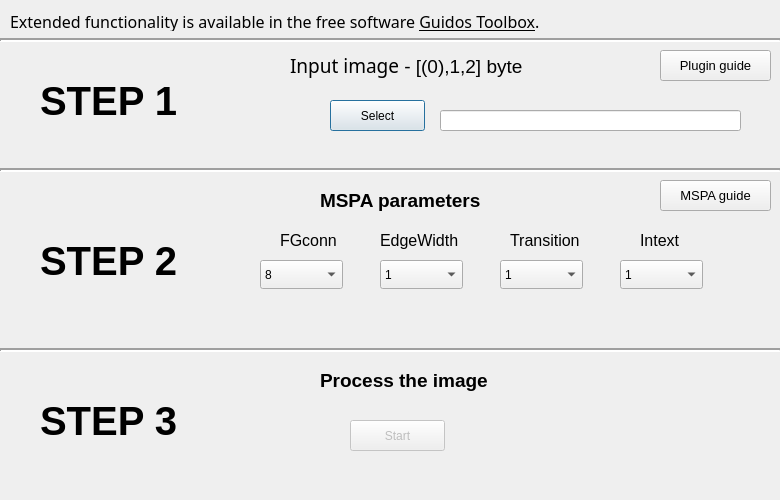
<?xml version="1.0" encoding="UTF-8"?>
<ui version="4.0">
 <class>MspaDialogBase</class>
 <widget class="QDialog" name="MspaDialogBase">
  <property name="windowModality">
   <enum>Qt::ApplicationModal</enum>
  </property>
  <property name="geometry">
   <rect>
    <x>0</x>
    <y>0</y>
    <width>780</width>
    <height>500</height>
   </rect>
  </property>
  <property name="windowTitle">
   <string>MSPA Plugin</string>
  </property>
  <property name="windowIcon">
   <iconset>
    <normaloff>:/plugins/mspa/icon.png</normaloff>:/plugins/mspa/icon.png</iconset>
  </property>
  <property name="locale">
   <locale language="English" country="UnitedStates"/>
  </property>
  <widget class="QPushButton" name="selectButton">
   <property name="geometry">
    <rect>
     <x>330</x>
     <y>100</y>
     <width>95</width>
     <height>31</height>
    </rect>
   </property>
   <property name="text">
    <string>Select</string>
   </property>
  </widget>
  <widget class="Line" name="line_2">
   <property name="geometry">
    <rect>
     <x>0</x>
     <y>160</y>
     <width>781</width>
     <height>20</height>
    </rect>
   </property>
   <property name="lineWidth">
    <number>2</number>
   </property>
   <property name="orientation">
    <enum>Qt::Horizontal</enum>
   </property>
  </widget>
  <widget class="Line" name="line_3">
   <property name="geometry">
    <rect>
     <x>0</x>
     <y>340</y>
     <width>781</width>
     <height>20</height>
    </rect>
   </property>
   <property name="font">
    <font>
     <pointsize>11</pointsize>
     <weight>50</weight>
     <bold>false</bold>
    </font>
   </property>
   <property name="lineWidth">
    <number>2</number>
   </property>
   <property name="orientation">
    <enum>Qt::Horizontal</enum>
   </property>
  </widget>
  <widget class="QLabel" name="label_1">
   <property name="geometry">
    <rect>
     <x>40</x>
     <y>80</y>
     <width>141</width>
     <height>41</height>
    </rect>
   </property>
   <property name="font">
    <font>
     <pointsize>30</pointsize>
     <weight>75</weight>
     <bold>true</bold>
    </font>
   </property>
   <property name="text">
    <string>STEP 1</string>
   </property>
  </widget>
  <widget class="QLabel" name="label_2">
   <property name="geometry">
    <rect>
     <x>290</x>
     <y>50</y>
     <width>281</width>
     <height>31</height>
    </rect>
   </property>
   <property name="font">
    <font>
     <pointsize>14</pointsize>
     <weight>50</weight>
     <bold>false</bold>
    </font>
   </property>
   <property name="text">
    <string>&lt;font face=bold&gt;Input image&lt;/font&gt; - [(0),1,2] byte</string>
   </property>
  </widget>
  <widget class="QLabel" name="label_3">
   <property name="geometry">
    <rect>
     <x>40</x>
     <y>240</y>
     <width>141</width>
     <height>41</height>
    </rect>
   </property>
   <property name="font">
    <font>
     <pointsize>30</pointsize>
     <weight>75</weight>
     <bold>true</bold>
    </font>
   </property>
   <property name="text">
    <string>STEP 2</string>
   </property>
  </widget>
  <widget class="QLabel" name="label_4">
   <property name="geometry">
    <rect>
     <x>320</x>
     <y>190</y>
     <width>241</width>
     <height>21</height>
    </rect>
   </property>
   <property name="font">
    <font>
     <pointsize>14</pointsize>
     <weight>75</weight>
     <bold>true</bold>
    </font>
   </property>
   <property name="text">
    <string>MSPA parameters</string>
   </property>
  </widget>
  <widget class="QLabel" name="label_5">
   <property name="geometry">
    <rect>
     <x>40</x>
     <y>400</y>
     <width>141</width>
     <height>41</height>
    </rect>
   </property>
   <property name="font">
    <font>
     <pointsize>30</pointsize>
     <weight>75</weight>
     <bold>true</bold>
    </font>
   </property>
   <property name="text">
    <string>STEP 3</string>
   </property>
  </widget>
  <widget class="QLabel" name="label_6">
   <property name="geometry">
    <rect>
     <x>320</x>
     <y>370</y>
     <width>271</width>
     <height>21</height>
    </rect>
   </property>
   <property name="font">
    <font>
     <pointsize>14</pointsize>
     <weight>75</weight>
     <bold>true</bold>
    </font>
   </property>
   <property name="text">
    <string>Process the image</string>
   </property>
  </widget>
  <widget class="QPushButton" name="startButton">
   <property name="enabled">
    <bool>false</bool>
   </property>
   <property name="geometry">
    <rect>
     <x>350</x>
     <y>420</y>
     <width>95</width>
     <height>31</height>
    </rect>
   </property>
   <property name="text">
    <string>Start</string>
   </property>
  </widget>
  <widget class="QLineEdit" name="showPath">
   <property name="geometry">
    <rect>
     <x>440</x>
     <y>110</y>
     <width>301</width>
     <height>21</height>
    </rect>
   </property>
   <property name="frame">
    <bool>true</bool>
   </property>
   <property name="readOnly">
    <bool>true</bool>
   </property>
  </widget>
  <widget class="QComboBox" name="comboBox_1">
   <property name="geometry">
    <rect>
     <x>260</x>
     <y>260</y>
     <width>83</width>
     <height>29</height>
    </rect>
   </property>
   <property name="toolTip">
    <string>Foreground connectivity</string>
   </property>
   <item>
    <property name="text">
     <string>8</string>
    </property>
   </item>
   <item>
    <property name="text">
     <string>4</string>
    </property>
   </item>
  </widget>
  <widget class="QLabel" name="label_7">
   <property name="geometry">
    <rect>
     <x>280</x>
     <y>230</y>
     <width>61</width>
     <height>21</height>
    </rect>
   </property>
   <property name="font">
    <font>
     <pointsize>12</pointsize>
    </font>
   </property>
   <property name="toolTip">
    <string>Foreground connectivity</string>
   </property>
   <property name="text">
    <string>FGconn</string>
   </property>
  </widget>
  <widget class="QLabel" name="label_8">
   <property name="geometry">
    <rect>
     <x>380</x>
     <y>230</y>
     <width>81</width>
     <height>21</height>
    </rect>
   </property>
   <property name="font">
    <font>
     <pointsize>12</pointsize>
    </font>
   </property>
   <property name="toolTip">
    <string>Effective edge width</string>
   </property>
   <property name="text">
    <string>EdgeWidth</string>
   </property>
  </widget>
  <widget class="QLabel" name="label_9">
   <property name="geometry">
    <rect>
     <x>510</x>
     <y>230</y>
     <width>71</width>
     <height>21</height>
    </rect>
   </property>
   <property name="font">
    <font>
     <pointsize>12</pointsize>
    </font>
   </property>
   <property name="toolTip">
    <string>Transition flag</string>
   </property>
   <property name="text">
    <string>Transition</string>
   </property>
  </widget>
  <widget class="QLabel" name="label_10">
   <property name="geometry">
    <rect>
     <x>640</x>
     <y>230</y>
     <width>51</width>
     <height>21</height>
    </rect>
   </property>
   <property name="font">
    <font>
     <pointsize>12</pointsize>
    </font>
   </property>
   <property name="toolTip">
    <string>Internal flag</string>
   </property>
   <property name="text">
    <string>Intext</string>
   </property>
  </widget>
  <widget class="QComboBox" name="comboBox_2">
   <property name="geometry">
    <rect>
     <x>380</x>
     <y>260</y>
     <width>83</width>
     <height>29</height>
    </rect>
   </property>
   <property name="toolTip">
    <string>Effective edge width</string>
   </property>
   <property name="statusTip">
    <string/>
   </property>
   <item>
    <property name="text">
     <string>1</string>
    </property>
   </item>
   <item>
    <property name="text">
     <string>2</string>
    </property>
   </item>
   <item>
    <property name="text">
     <string>3</string>
    </property>
   </item>
   <item>
    <property name="text">
     <string>4</string>
    </property>
   </item>
   <item>
    <property name="text">
     <string>5</string>
    </property>
   </item>
  </widget>
  <widget class="QComboBox" name="comboBox_3">
   <property name="geometry">
    <rect>
     <x>500</x>
     <y>260</y>
     <width>83</width>
     <height>29</height>
    </rect>
   </property>
   <property name="toolTip">
    <string>Transition flag</string>
   </property>
   <item>
    <property name="text">
     <string>1</string>
    </property>
   </item>
   <item>
    <property name="text">
     <string>0</string>
    </property>
   </item>
  </widget>
  <widget class="QComboBox" name="comboBox_4">
   <property name="geometry">
    <rect>
     <x>620</x>
     <y>260</y>
     <width>83</width>
     <height>29</height>
    </rect>
   </property>
   <property name="toolTip">
    <string>Internal flag</string>
   </property>
   <item>
    <property name="text">
     <string>1</string>
    </property>
   </item>
   <item>
    <property name="text">
     <string>0</string>
    </property>
   </item>
  </widget>
  <widget class="Line" name="line">
   <property name="geometry">
    <rect>
     <x>0</x>
     <y>30</y>
     <width>781</width>
     <height>20</height>
    </rect>
   </property>
   <property name="lineWidth">
    <number>2</number>
   </property>
   <property name="orientation">
    <enum>Qt::Horizontal</enum>
   </property>
  </widget>
  <widget class="QLabel" name="label">
   <property name="geometry">
    <rect>
     <x>10</x>
     <y>10</y>
     <width>631</width>
     <height>21</height>
    </rect>
   </property>
   <property name="font">
    <font>
     <family>Sans Serif</family>
     <pointsize>12</pointsize>
     <italic>false</italic>
    </font>
   </property>
   <property name="text">
    <string>Extended functionality is available in the free software &lt;a href=&quot;https://forest.jrc.ec.europa.eu/en/activities/lpa/gtb/&quot;&gt;&lt;font color=black&gt;Guidos Toolbox&lt;/font&gt;&lt;/a&gt;.</string>
   </property>
   <property name="openExternalLinks">
    <bool>true</bool>
   </property>
  </widget>
  <widget class="QPushButton" name="pluginguideButton">
   <property name="geometry">
    <rect>
     <x>660</x>
     <y>50</y>
     <width>111</width>
     <height>31</height>
    </rect>
   </property>
   <property name="font">
    <font>
     <pointsize>10</pointsize>
    </font>
   </property>
   <property name="autoFillBackground">
    <bool>false</bool>
   </property>
   <property name="styleSheet">
    <string notr="true"/>
   </property>
   <property name="text">
    <string>Plugin guide</string>
   </property>
   <property name="icon">
    <iconset>
     <normaloff>:/plugins/mspa/help.png</normaloff>:/plugins/mspa/help.png</iconset>
   </property>
   <property name="iconSize">
    <size>
     <width>18</width>
     <height>18</height>
    </size>
   </property>
  </widget>
  <widget class="QPushButton" name="mspaguideButton">
   <property name="geometry">
    <rect>
     <x>660</x>
     <y>180</y>
     <width>111</width>
     <height>31</height>
    </rect>
   </property>
   <property name="font">
    <font>
     <pointsize>10</pointsize>
    </font>
   </property>
   <property name="text">
    <string>MSPA guide</string>
   </property>
   <property name="icon">
    <iconset>
     <normaloff>:/plugins/mspa/help.png</normaloff>:/plugins/mspa/help.png</iconset>
   </property>
   <property name="iconSize">
    <size>
     <width>18</width>
     <height>18</height>
    </size>
   </property>
  </widget>
 </widget>
 <resources/>
 <connections/>
</ui>
